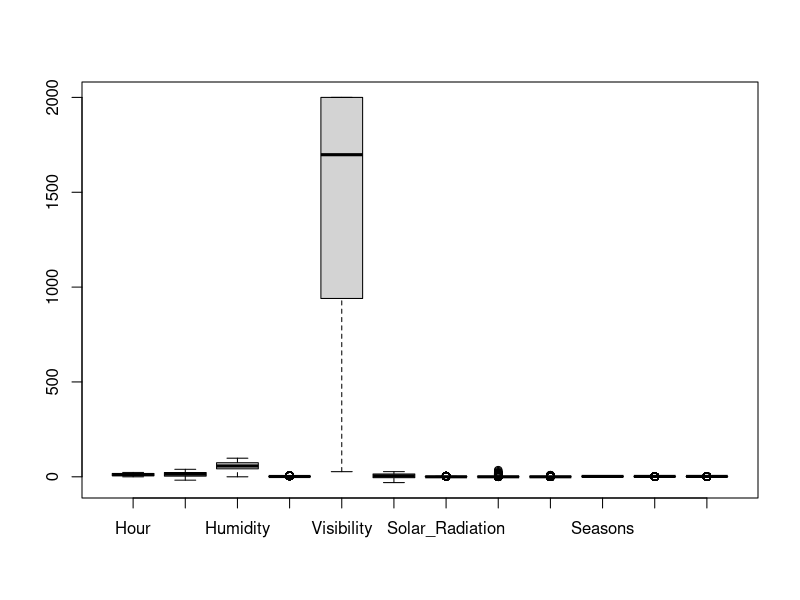
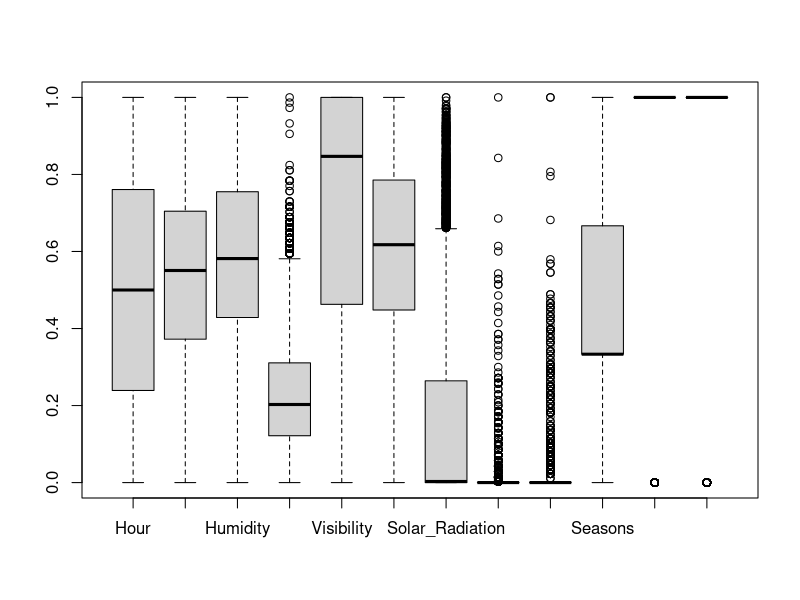
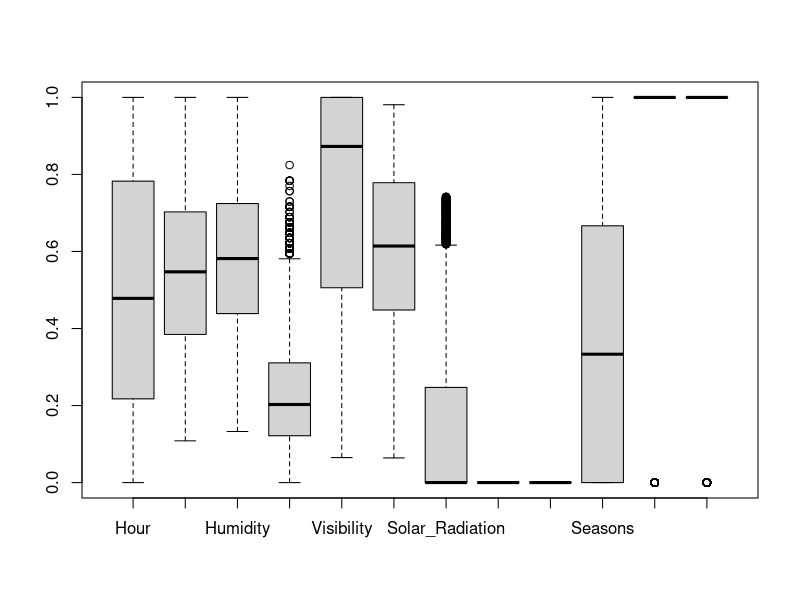
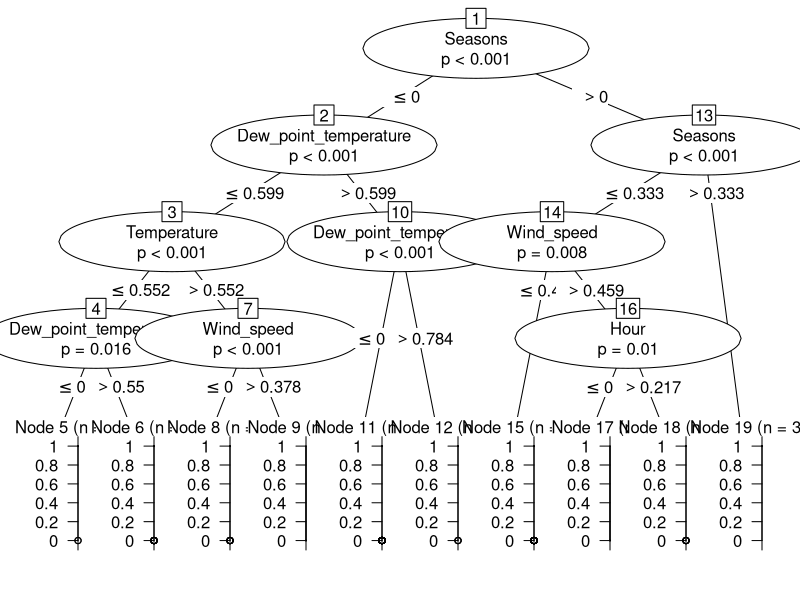

The R script that drew these images, in order:
setwd("C:/SY/Semister 2/DS/Course Project")
df=read.csv("SeoulBikeData.csv")
library(ggplot2)
library(class)
library(caTools)
library(caret)

#Dropping non useful Columns----
drop<-c("Date","Rented_Bike_Count")
df1=df[,!(names(df) %in% drop)]

#Converting column input into numeric----
df2<-transform(df1,Seasons=as.numeric(as.factor(Seasons)),Holiday=as.numeric(as.factor(Holiday)),Functioning_Day=as.numeric(as.factor(Functioning_Day)))
dim(df2)
boxplot(df2)
summary(df2)

#Normalizaztion----
set.seed(123)
df2<-df2[sample(nrow(df2)),]

n2<-function(b){(b-min(b))/(max(b)-min(b))}
fnor<-as.data.frame(lapply(df2[1:12], n2))

summary(fnor)

#Finding Outliers----
#IQR <- Upper_freq - Lower_freq
#Lower_freq <- quartiles[1] - 1.5*IQR
#Upper_freq <- quartiles[3] + 1.5*IQR 

IQR_Temperature = 0.6533-0.2889
up_freq_Temperature = 0.6533+1.5*IQR_Temperature
low_freq_Temperature = 0.6533-1.5*IQR_Temperature

IQR_Humidity = 0.6667-0.3056
up_freq_Humidity = 0.6667+1.5*IQR_Humidity
low_freq_Humidity = 0.6667-1.5*IQR_Humidity

IQR_Wind_speed = 0.4750-0.1500
up_freq_Wind_speed = 0.4750+1.5*IQR_Wind_speed
low_freq_Wind_speed = 0.4750-1.5*IQR_Wind_speed

IQR_Visibility = 1.000-0.3761
up_freq_Visibility = 1.000+1.5*IQR_Visibility
low_freq_Visibility = 1.000-1.5*IQR_Visibility

IQR_Dew_point_temperature = 0.7380+0.3197
up_freq_Dew_point_temperature = 0.7380+1.5*IQR_Dew_point_temperature
low_freq_Dew_point_temperature = 0.7380-1.5*IQR_Dew_point_temperature

IQR_Solar_Radiation = 0.2974-0.0000
up_freq_Solar_Radiation = 0.2974+1.5*IQR_Solar_Radiation
low_freq_Solar_Radiation = 0.2974-1.5*IQR_Solar_Radiation

IQR_Rainfall = 0.000-0.000
up_freq_Rainfall = 0.000+1.5*IQR_Rainfall
low_freq_Rainfall = 0.000-1.5*IQR_Rainfall

IQR_Snowfall = 0.000-0.000
up_freq_Snowfall = 0.000+1.5*IQR_Snowfall
low_freq_Snowfall = 0.000-1.5*IQR_Snowfall

#IQR_Holiday = 2.000-2.000
#up_freq_Holiday = 2.000+1.5*IQR_Holiday
#low_freq_Holiday = 2.000-1.5*IQR_Holiday

#IQR_Functioning_Day = 2.000-2.000
#up_freq_Functioning_Day = 2.000+1.5*IQR_Functioning_Day
#low_freq_Functioning_Day = 2.000-1.5*IQR_Functioning_Day

boxplot(fnor)
#dataset after removal of outliers----
clean_df = subset(fnor,Temperature<=up_freq_Temperature & Temperature>=low_freq_Temperature 
                  & Humidity<=up_freq_Humidity & Humidity>=low_freq_Humidity 
                  & Wind_speed<=up_freq_Wind_speed & Wind_speed>=low_freq_Wind_speed 
                  & Visibility<=up_freq_Visibility & Visibility>=low_freq_Visibility 
                  & Dew_point_temperature<=up_freq_Dew_point_temperature & Dew_point_temperature>=low_freq_Dew_point_temperature 
                  & Solar_Radiation<=up_freq_Solar_Radiation & Solar_Radiation>=low_freq_Solar_Radiation 
                  & Rainfall<=up_freq_Rainfall & Rainfall>=up_freq_Rainfall 
                  & Snowfall<=up_freq_Snowfall & Snowfall<=up_freq_Snowfall
                 # & Holiday<=up_freq_Holiday & Holiday>=up_freq_Holiday
                 # & Functioning_Day<=up_freq_Functioning_Day & Functioning_Day>=up_freq_Functioning_Day
                 )
boxplot(clean_df)

#KNN----
sample<-sample(c(TRUE,FALSE),nrow(clean_df),replace = TRUE,prob = c(0.8,0.2))
split<-sample.split(clean_df$Functioning_Day,SplitRatio=0.8)
train<-subset(clean_df,split=TRUE)
test<-subset(clean_df,split=FALSE)
train_label = train[,12]
test_label = test[,12]
train1 = train[,-12]
test1 = test[,-12]
dim(clean_df)
#train<-fnor[1:7006,]
#test<-fnor[7007:8760,]
#train_label<-clean_df[1:7006,-12]
#test_label<-clean_df[7007:8760,-12]

p<-knn(train1,test1,train_label,k=7)
t<-table(actual=test_label,predicted=p)
print(t)

acc <- (108+8442)/(108+8442+187+23)
cat("\nAccuracy for KNN: ",acc)

sen = 8442/(8442+23)
cat("\nSpecificity for KNN:",sen)

spe = 108/(108+187)
cat("\nSensitivity for KNN:",spe)

pre = 8442/(8442+187)
cat("\nPrecision for KNN:",pre)

#Decision tree  ----
library(party)

model<- ctree(Functioning_Day ~ ., train)
plot(model)
predict_model<-predict(model, test)
cm1 <- table(test$Functioning_Day, predict_model)
cat("\n")
print(cm1)

ac_Test <- sum(diag(cm1)) / sum(cm1)
print(paste('Accuracy for Decision Tree: ', ac_Test))
